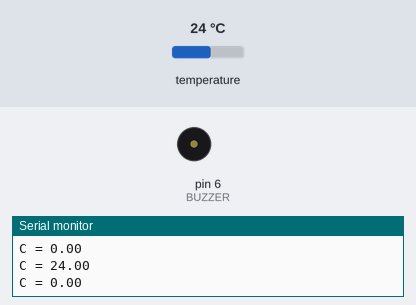
Recording of a sketch running on a simulated Arduino Uno, built with avr-gcc and run on an emulated ATmega328P. On the bench: buzzer (waves = sounding), the last lines printed to the serial monitor. The test bench sets the inputs (shaded band); at power-on: temperature 24 °C.

Above: at 2.8 s.
2.9 s: temperature set to 30.6 °C
4.4 s: temperature set to 31.6 °C
At 8.4 s:
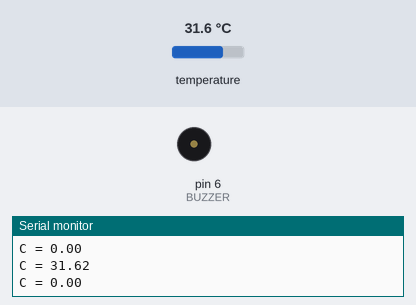
8.6 s: temperature set to 12 °C
At 9.1 s:
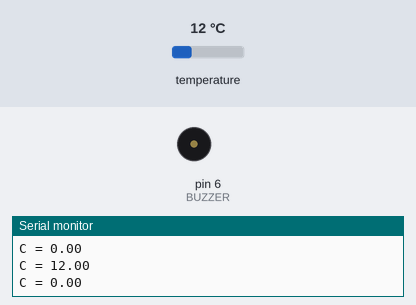
10.1 s: temperature set to 33 °C
At 11.4 s:
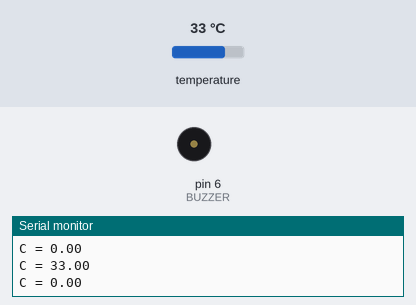
Timing chart, 0 to 15.3 s (numbered marks = the images above; inputs shaded):
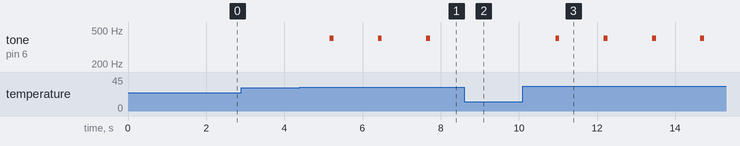

Measured:
- the behaviour switches between 31 and 31.1 °C on temperature (found by bisection; images 0 and 1)
- after the input at 4.4 s, tone on pin 6 (BUZZER): alternates 400 Hz for 0.10 s and silent for 1.1 s, starting after 0.76 s
- after the input at 8.6 s, tone on pin 6 (BUZZER): stays silent (without the input it goes to 400 Hz after 0.27 s)
- after the input at 10.1 s, tone on pin 6 (BUZZER): alternates 400 Hz for 0.10 s and silent for 1.1 s, starting after 0.84 s

The sketch:

temperature_with_alarm.ino
```cpp
#include <OneWire.h>

OneWire ds(2);
#define BUZZER 6

void setup() {
  Serial.begin(9600);
  pinMode(BUZZER, OUTPUT);
}

void loop() {
  float temp = get_temperature();
  Serial.print("C = ");
  Serial.println(temp);

  if(temp > 31)  {
    tone(BUZZER, 400);
    delay(100);
    noTone(BUZZER);
    delay(100);
  }
}
float get_temperature() {
  byte i;
  byte present = 0;

  byte data[12];
  byte addr[8];
  float Temp;

  if (!ds.search(addr)) {
    ds.reset_search();
    return;
  }

  ds.reset();
  ds.select(addr);
  ds.write(0x44,1); // start conversion
  delay(1000);

  present = ds.reset();
  ds.select(addr);
  ds.write(0xBE); // Read Scratchpad

  for (i = 0; i < 9; i++) {
    data[i] = ds.read();
  }


  Temp=(data[1]<<8)+data[0];
  Temp=Temp/16;

  return Temp;
}
```
